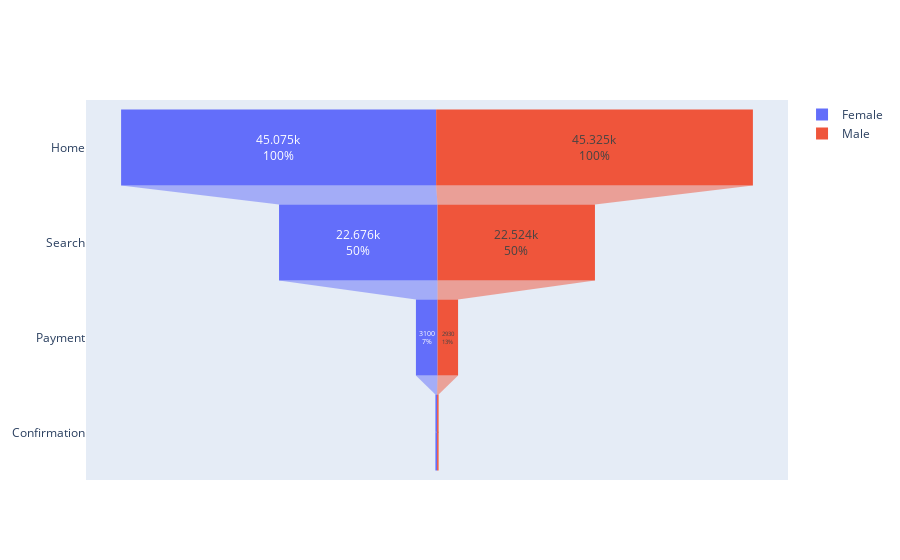

Write notebook code for a chart like this one.
### Code cell
# using graph_objects to plot the above observations

fig = go.Figure()

fig.add_trace(go.Funnel(
    name = 'Female',
    y = ['Home', 'Search', 'Payment', 'Confirmation'],
    x = [45075, 22676, 3100, 241],
    textposition = 'inside',
    textinfo = 'value + percent initial'))

fig.add_trace(go.Funnel(
    name = 'Male',
    y = ['Home', 'Search', 'Payment', 'Confirmation'],
    x = [45325, 22524, 2930, 211],
    textposition = 'inside',
    textinfo = 'value + percent previous'))

fig.show()

### Figure 1 — Plotly figure (JSON) as saved in the notebook; plotly's stock layout.template omitted (floating-point values rounded to 4 significant figures)
{"data": [{"name": "Female", "textinfo": "value+percent initial", "textposition": "inside", "type": "funnel", "x": [45075, 22676, 3100, 241], "y": ["Home", "Search", "Payment", "Confirmation"]}, {"name": "Male", "textinfo": "value+percent previous", "textposition": "inside", "type": "funnel", "x": [45325, 22524, 2930, 211], "y": ["Home", "Search", "Payment", "Confirmation"]}], "layout": {}}
